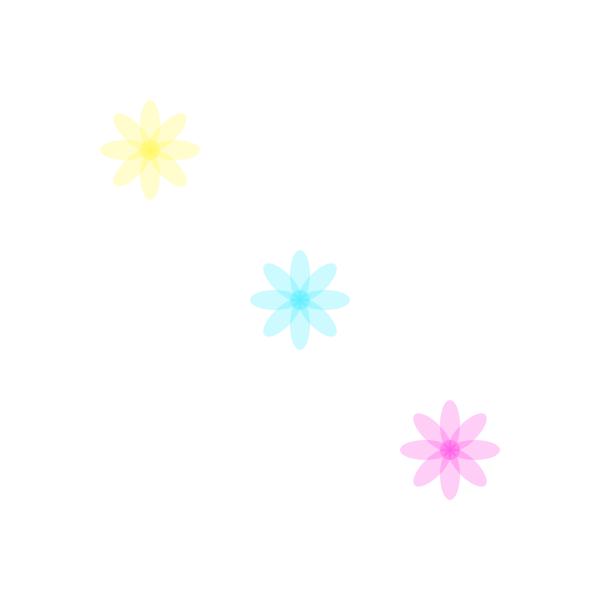
Frame 1 (no input)
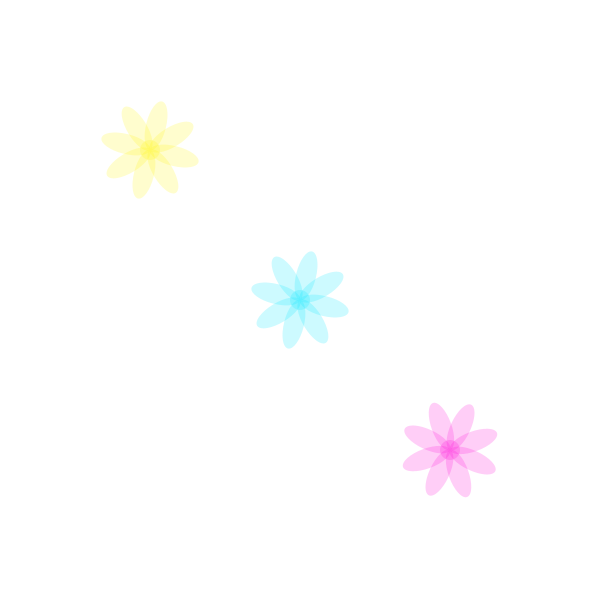
Frame 60 (the mouse pressed at the canvas centre just before this capture)
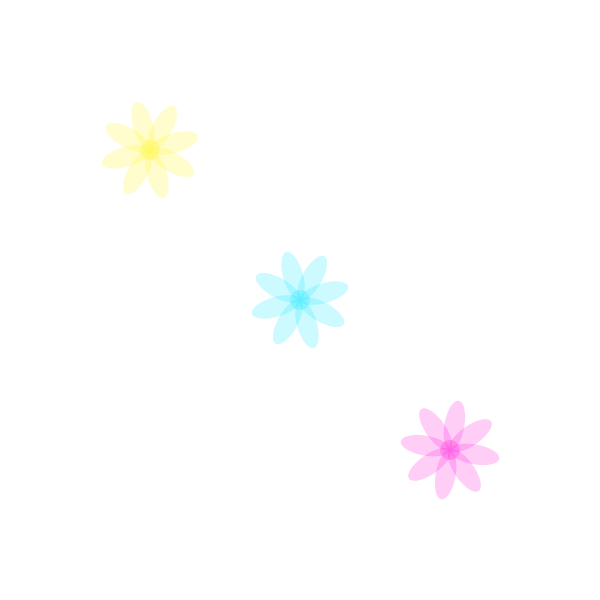
Frame 120 (the mouse held since frame 60 and released just before this capture)

The Processing sketch that drew these frames (run headless with seeded random() and noise(); from frame 60 on, the mouse is pressed at the canvas centre):

// Processing sketch: sketch_1
// ── sketch_1.pde
/*
the code below draws flowers to the canvas, 
 but their petals are not rotated properly. 
 
 add rotations where marked to spread the 
 petals out as shown in the example gif.
 */

float angle = 0;

void setup() {
  size(600, 600);
  noStroke();
  smooth();
  ellipseMode(CENTER);
  background(255);
}

void draw() {
  background(255);
  flower(255, 3, 214, 3*width/4, angle*5);
  flower(2, 232, 255, width/2, angle);
  flower(255, 247, 3, width/4, angle);
  angle += 1;
}

void flower(int r, int g, int b, int trans, float angle) {
  pushMatrix();
  translate(trans, trans);
  rotate(radians(angle));
  fill(r, g, b, 50);
  ellipse(25, 0, 50, 20);
  ellipse(-25, 0, 50, 20);

  // add rotation
  pushMatrix();
  rotate(PI/4);
  ellipse(25, 0, 50, 20);
  ellipse(-25, 0, 50, 20);
  popMatrix();

  // add rotation
  pushMatrix();
  rotate(PI/2);
  ellipse(25, 0, 50, 20);
  ellipse(-25, 0, 50, 20);
  popMatrix();

  // add rotation
  pushMatrix();
  rotate(3*PI/4);
  ellipse(25, 0, 50, 20);
  ellipse(-25, 0, 50, 20);
  ellipse(0, 0, 20, 20);
  popMatrix();
  popMatrix();
}
